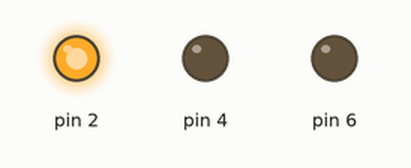
Recording of a sketch running on a simulated Arduino Uno, built with avr-gcc and run on an emulated ATmega328P. Parts: output pins drawn as LEDs (lit = HIGH).

Above: at 0.2 s.
At 9.2 s:
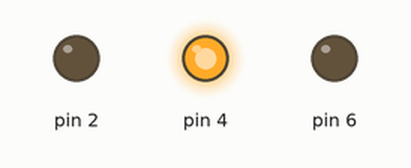
At 19.2 s:
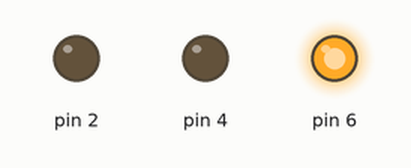
At 38.7 s:
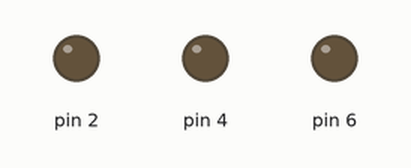
Timing chart, 0 to 39.0 s (numbered marks = the images above):
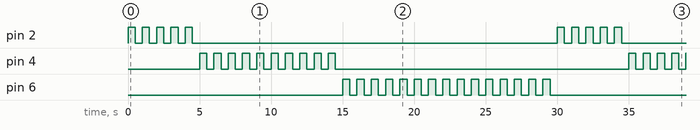

The sketch:

Tutorial_3_LED_Control.ino
```cpp
void setup() {
  // put your setup code here, to run once:
  pinMode(2,OUTPUT);
  pinMode(4,OUTPUT);
  pinMode(6,OUTPUT);
}

void loop() {
  // put your main code here, to run repeatedly:
  for (int i = 0; i < 5; i++) {
    digitalWrite(2,HIGH);
    delay(500);
    digitalWrite(2,LOW);
    delay(500);
  }
  for (int i = 0; i < 10; i++) {
    digitalWrite(4,HIGH);
    delay(500);
    digitalWrite(4,LOW);
    delay(500);
  }
  for (int i = 0; i < 15; i++) {
    digitalWrite(6,HIGH);
    delay(500);
    digitalWrite(6,LOW);
    delay(500);
  }
}
```

Measured:
- by itself, pin 2: repeats every 30.0 s: 4 × (LOW 0.50 s, HIGH 0.50 s), LOW 25.5 s, HIGH 0.50 s
- by itself, pin 4: repeats every 30.0 s: 9 × (LOW 0.50 s, HIGH 0.50 s), LOW 20.5 s, HIGH 0.50 s
- by itself, pin 6: repeats every 30.0 s: HIGH 0.50 s, LOW 15.5 s, 14 × (HIGH 0.50 s, LOW 0.50 s)
